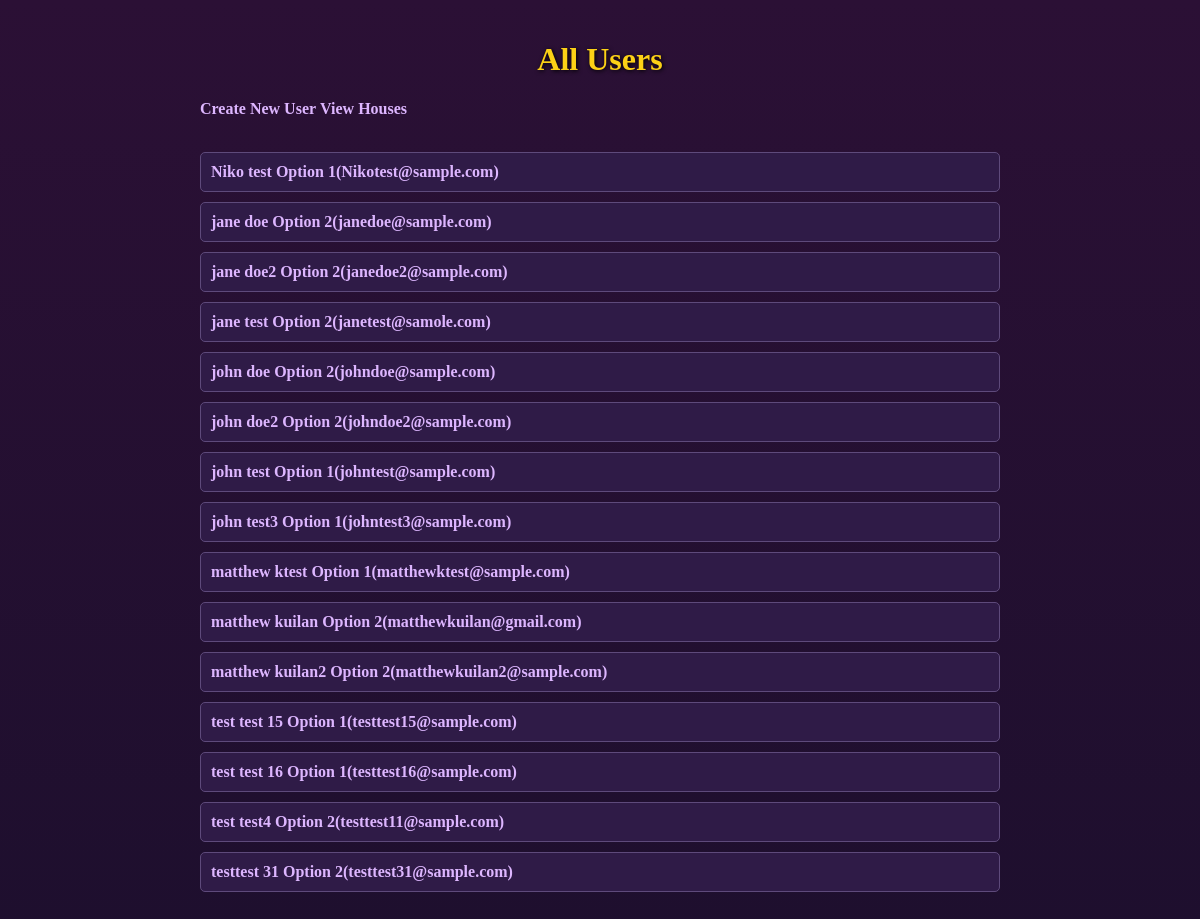
/users, run on an earlier commit of the app's database.
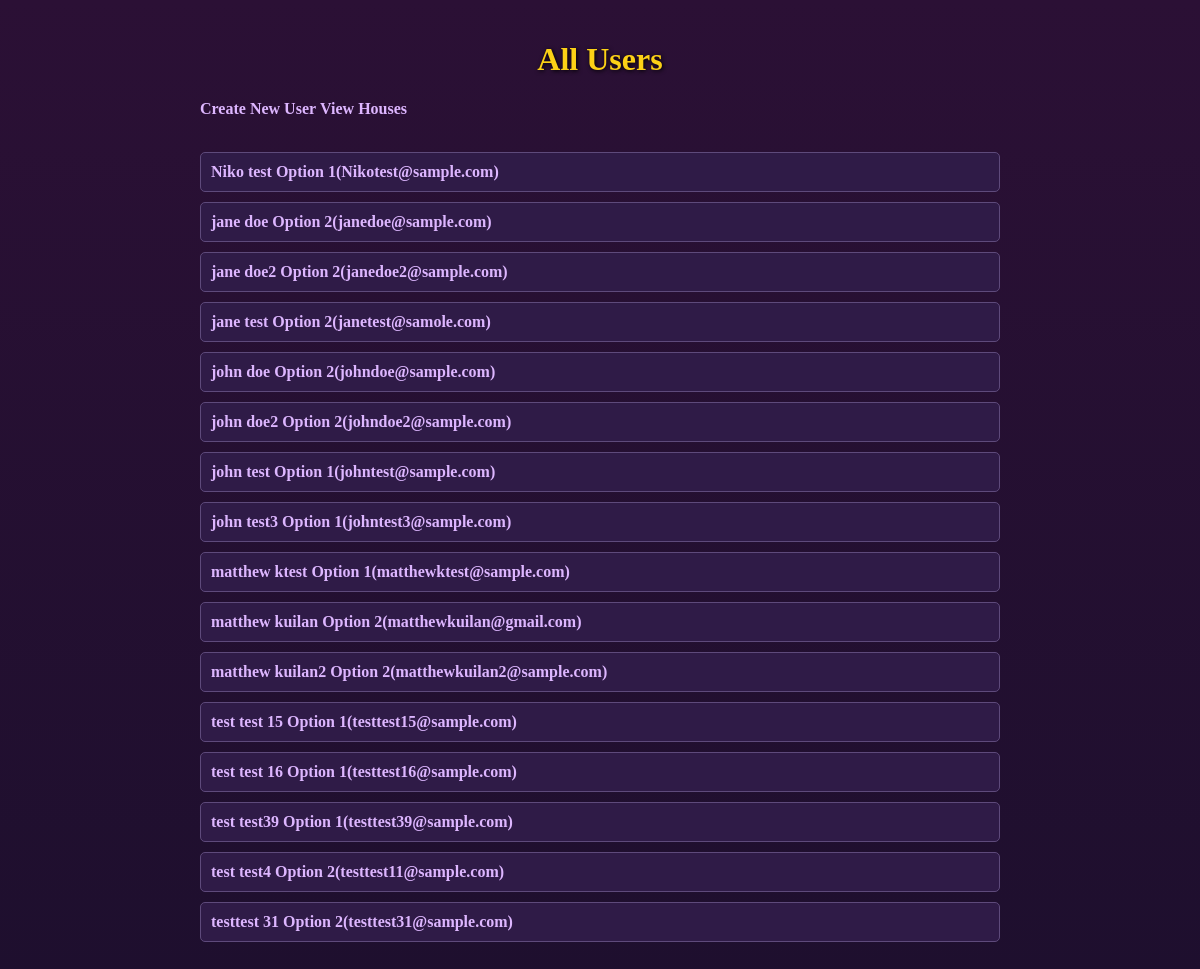
And on a later commit of the database.
### Sql-alch-test/models.py (models this page shows)
class User(db.Model):
    id: Mapped[int] = mapped_column(primary_key=True)
    username: Mapped[str] = mapped_column(unique=True)
    email: Mapped[str] = mapped_column(unique=True)
    choice: Mapped[str] =  mapped_column()
    wallet_choice: Mapped[str] = mapped_column(nullable=True)
    bully_choice: Mapped[str] = mapped_column(nullable=True)
    challenge_choice: Mapped[str] = mapped_column(nullable=True)
    game_choice: Mapped[str] = mapped_column(nullable=True)
    motivation_choice: Mapped[str] = mapped_column(nullable=True)
    house: Mapped[str] = mapped_column(nullable=True)

### Sql-alch-test/app.py (the view)
@app.route("/users")
def user_list():
    users = db.session.execute(db.select(User).order_by(User.username)).scalars()
    return render_template('user/list.html', users=users)

### Sql-alch-test/templates/user/list.html (shortened to what this page needs)
<!DOCTYPE html>
<html lang="en">
<head>
</head>
<body>
    <h1>All Users</h1>
    <a href="{{ url_for('create_user') }}">Create New User</a>
    <a href="{{ url_for('houses') }}">View Houses</a>
    <br><br>
    {% if users %}
        <ul>
        {% for user in users %}
            <li>
                <a href="{{ url_for('user_detail', id=user.id) }}">
                    {{ user.username }} {{user.choice}}({{ user.email }})
                </a>
            </li>
        {% endfor %}
        </ul>
    {% else %}
        <p>No users found.</p>
    {% endif %}
</body>
</html>

### Sql-alch-test/templates/user/list.html (style rules this page uses)
body { font-family: 'Georgia', serif; background: linear-gradient(to bottom, #2b1035, #1e0f2e); color: #f5f5f5; max-width: 800px; margin: 0 auto; padding: 20px; }
h1 { color: #fcd116; text-shadow: 1px 1px 4px black; text-align: center; }
a { color: #ddb6ff; text-decoration: none; font-weight: bold; }
ul { list-style-type: none; padding: 0; }
li { background-color: #2f1b47; padding: 10px; margin-bottom: 10px; border: 1px solid #5e4a7b; border-radius: 5px; }

What changed in the data, as far as the page shows it:
added User: username "test test39", choice "Option 1", email "testtest39@sample.com"
